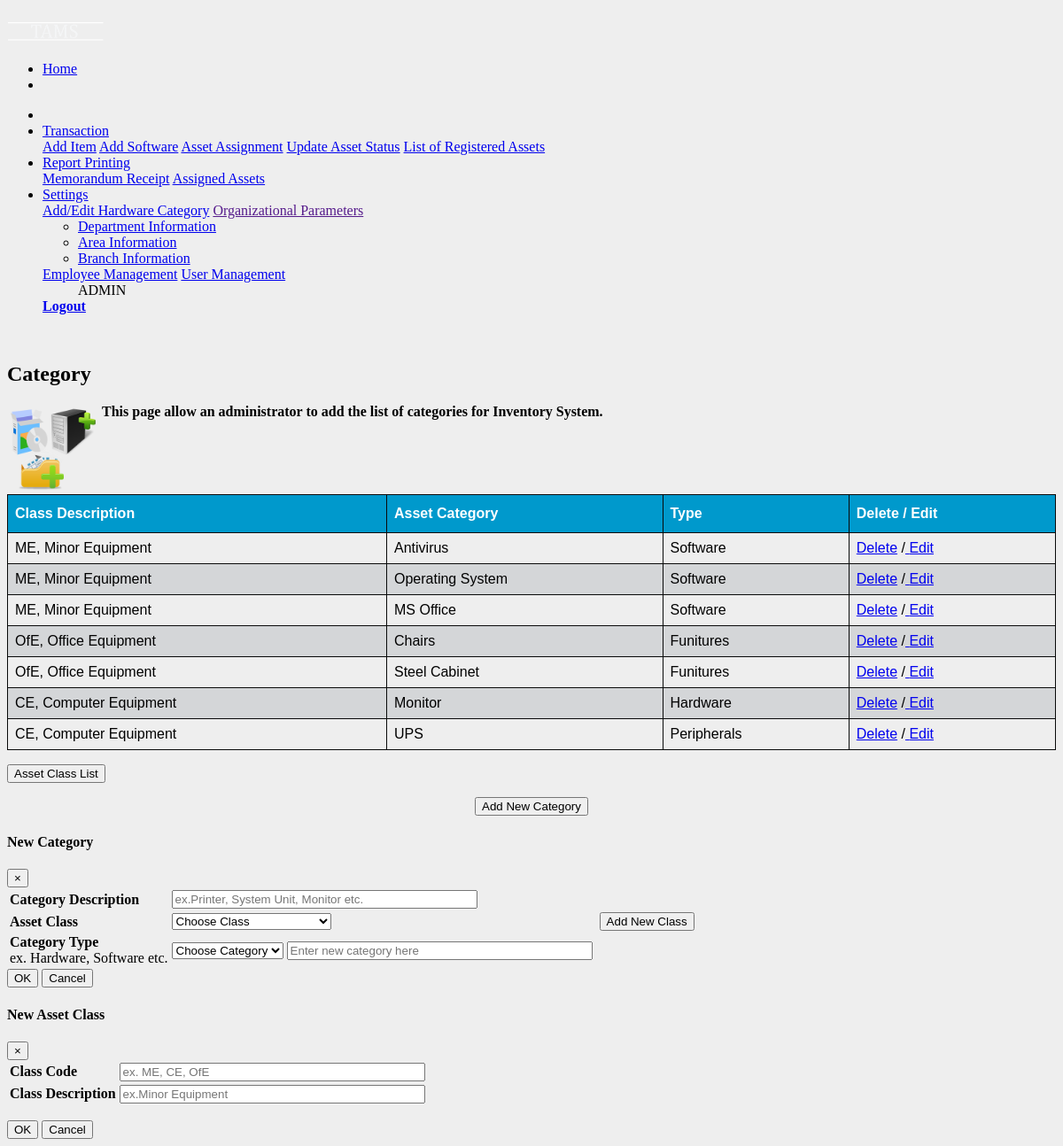
The app's page /category.php (signed in) with its own data.
### tables this page shows
CREATE TABLE `tbl_invcat` (
  `catid` int(5) NOT NULL,
  `assetcat` varchar(50) NOT NULL,
  `type` varchar(50) NOT NULL,
  `classcode` varchar(5) NOT NULL
);

CREATE TABLE `tbl_assetclass` (
  `a_classid` int(5) NOT NULL,
  `classcode` varchar(5) NOT NULL,
  `classdesc` varchar(50) NOT NULL
);

### library/database.php (called while the page is built, shortened)
<?php
function dbQuery($sql)
{
	$result = mysql_query($sql) or die(mysql_error());
	return $result;
}
function dbFetchAssoc($result)
{
	return mysql_fetch_assoc($result);
}
?>

### category.php (the view, shortened to what this page needs)
<?php
if (isset($_GET['catid']) && (int)$_GET['catid'] >= 0) {
	$catid= (int)$_GET['catid'];
	$queryString = "&catid=$catid";
} else {
	$catid = 0;
}
?>
<body>
<div class="container">
<?php include_once("include/navigation.php");?>
</div>
<p>&nbsp;</p>
<form action="process/addcat.php?action=add" method="post" name="AddCat" id="Addcat">
<div class="container">
<h2>Category</h2>
<p><img src="images/cat.png" height="100" width="100" align="left"/> </p>
<strong>&nbsp;This page allow an administrator to add the list of categories for Inventory System.</strong>
<p>&nbsp;</p>
<p>&nbsp;</p>
  <div class="container">
  <div class="table-responsive-sm">
    <table class="table table-bordered table-sm" id="catview">
    <thead>
      <tr>
		<th>Class Description</th>
		<th>Asset Category</th>
		<th>Type</th>
		<th>Delete / Edit</th>
      </tr>
	  </thead>
	  </div>
	<?php
	$sql = "select * from tbl_invcat JOIN tbl_assetclass ON tbl_invcat.classcode=tbl_assetclass.classcode";
	$result = dbQuery ($sql);
	while($row = dbFetchAssoc($result)) {
	extract($row);
	?>
	<td><?php echo $classcode . ", ". $classdesc ?></td>
	<td><?php echo $assetcat; ?></td>
      <td><?php echo $type; ?></td>
	  	<td> <a  style="font-weight:normal;" href="javascript:deletecat(<?php echo $catid; ?>);">
	  Delete</a> /<a  style="font-weight:normal;" href="javascript:editcategory(<?php echo $catid; ?>);">
	  Edit</a></td>
	 <?php
	}
	?>
  </div>
   <p>
  <input name="btnviewparms" type="submit" class="btn btn-Info id="btnviewparms" value="Asset Class List" onClick="window.location.href='index.php?chez=invparms.php';">
</p>
  <center>
    <button type="button" class="btn btn-primary" data-toggle="modal" data-target="#addcat">
      Add New Category
    </button>
  </center>
  <div class="modal fade" id="addcat">
    <div class="modal-dialog">
      <div class="modal-content">
        <div class="modal-header">
          <h4 class="modal-title">New Category</h4>
          <button type="button" class="close" data-dismiss="modal">&times;</button>
        </div>
<div class="modal-body">
<table>
   <td><b>Category Description</b></td>
   <td> <input class="form-control" name="assetcat" type="text" id="assetcat" size="40" maxlength="50" placeholder="ex.Printer, System Unit, Monitor etc."required ></td>
<tr>
   <td><b>Asset Class</b></td>
   <td>
    <select class="form-control" name="classcode" type="text" id="classcode">
	<option value="">Choose Class</option>
      </select>
   <td>
   <td>
   	  <button type="button" class="btn btn-secondary" data-toggle="modal" data-target="#addclass" width = "3px">
		Add New Class
		</button> </td>
  </tr>
 <tr>
 <td><b>Category Type</b><br>
 ex. Hardware, Software etc.</td>
   <td>
    <select class="form-control" name="type" type="text" id="type">
	<option value="">Choose Category</option>
      </select>
	   <input class="form-control" name="typenew" type="text" id="typenew" size="40" maxlength="50" placeholder="Enter new category here"></input>
  </td>
  </tr>
 </table>
        </div>
		<form id ="btnAdd">
        <div class="modal-footer">
        <input name="buttonAddUser" type="submit" class="btn btn-Info" value="OK"> </input>
		<button type="button" class="btn btn-danger" data-dismiss="modal">Cancel</button>
        </div>
		</form>
      </div>
    </div>
  </div>
  </div>
	  <div class="modal fade" id="addclass">
    <div class="modal-dialog">
      <div class="modal-content">
	      <div class="modal-header" background-color ='#6665'>
          <h4 class="modal-title">New Asset Class</h4>
          <button type="button" class="close" data-dismiss="modal">&times;</button>
      </div>
		<div class="modal-body">
      <form action="process/addassetclass.php?action=add"" method="post" name="AddClass" id="AddClass">
      <table>
          <tr>
            <td><b>Class Code</b></td>
            <td> <input class="form-control" name="classcode" type="text" id="classcode" size="40" maxlength="5" placeholder="ex. ME, CE, OfE"required ></td>
          </tr>
          <tr>
            <td>
              <b>Class Description</b>
            </td>
            <td> <input class="form-control" name="classdesc" type="text" id="classdesc" size="40" maxlength="50" placeholder="ex.Minor Equipment"required ></td>
          </tr>
      </table>
    </div>
      <div class="modal-footer">
        <form id ="btnAdd">
            <input name="buttonAddUser" type="submit" class="btn btn-Info" value="OK"> </input>
            <button type="button" class="btn btn-danger" data-dismiss="modal">Cancel</button>
        </form>
      </div>
    </div>
	</div>
  </div>
</body>

### category.php (style rules this page uses)
body { margin-top:20px; background-color:#EEEEEE; }
thead { font-family: arial;background-color: #ddccee; }
#catview { font-family: "Trebuchet MS", Arial, Helvetica, sans-serif; border-collapse: collapse; width: 100%; }
#catview td, #catview th { border: 1px solid #090a0a; padding: 8px; }
#catview th { padding-top: 12px; padding-bottom: 12px; text-align: left; background-color: #0099cc; color: white; }

### include/navigation.php (style rules this page uses)
body { margin-top:20px; }

### records on screen
tbl_invcat: tbl_assetclass.classcode "ME", tbl_assetclass.classdesc "Minor Equipment", assetcat "Antivirus", type "Software"
tbl_invcat: tbl_assetclass.classcode "ME", tbl_assetclass.classdesc "Minor Equipment", assetcat "Operating System", type "Software"
tbl_invcat: tbl_assetclass.classcode "ME", tbl_assetclass.classdesc "Minor Equipment", assetcat "MS Office", type "Software"
tbl_invcat: tbl_assetclass.classcode "OfE", tbl_assetclass.classdesc "Office Equipment", assetcat "Chairs", type "Funitures"
tbl_invcat: tbl_assetclass.classcode "OfE", tbl_assetclass.classdesc "Office Equipment", assetcat "Steel Cabinet", type "Funitures"
tbl_invcat: tbl_assetclass.classcode "CE", tbl_assetclass.classdesc "Computer Equipment", assetcat "Monitor", type "Hardware"
tbl_invcat: tbl_assetclass.classcode "CE", tbl_assetclass.classdesc "Computer Equipment", assetcat "UPS", type "Peripherals"

### other values on screen
$_SESSION["tams_user_type"] "ADMIN"
